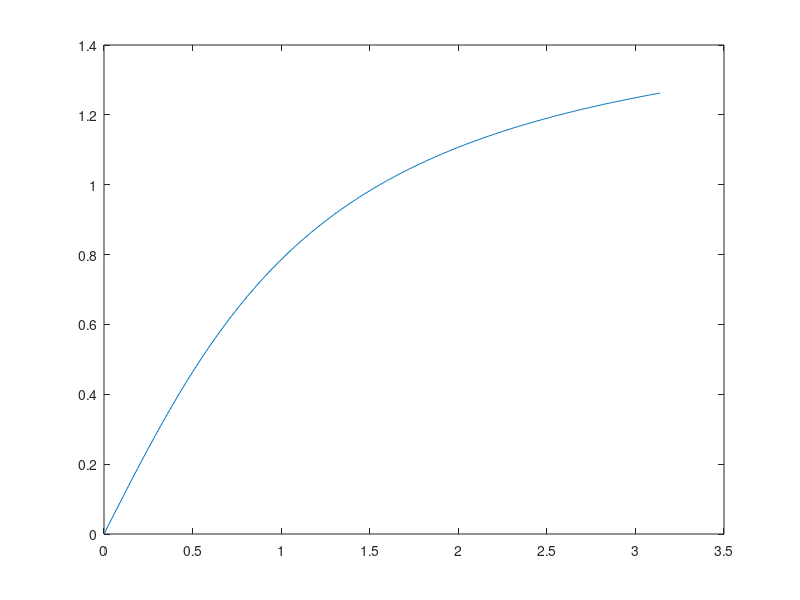

The MATLAB script that drew this image:
%% Opdracht 2
% Hieronder staat een regel waarmee je een grafiek van een arctangens
% tekent. 
% Maak eerst een nieuw figuur aan voordat je plot() aanroept. Selecteer alle 
% waarden uit 'signaal' die groter zijn dan 0.4 en kleiner  dan 0.8 en 
% plot de bijbehorende tijdstippen in het nieuwe figure.
%
% LET OP! Je mag geen while of for gebruiken. Tip: gebruik logische en 
% relationele operatoren.

close all
t = 0:0.01:pi;
signaal = atan(t);
plot(t,signaal)
